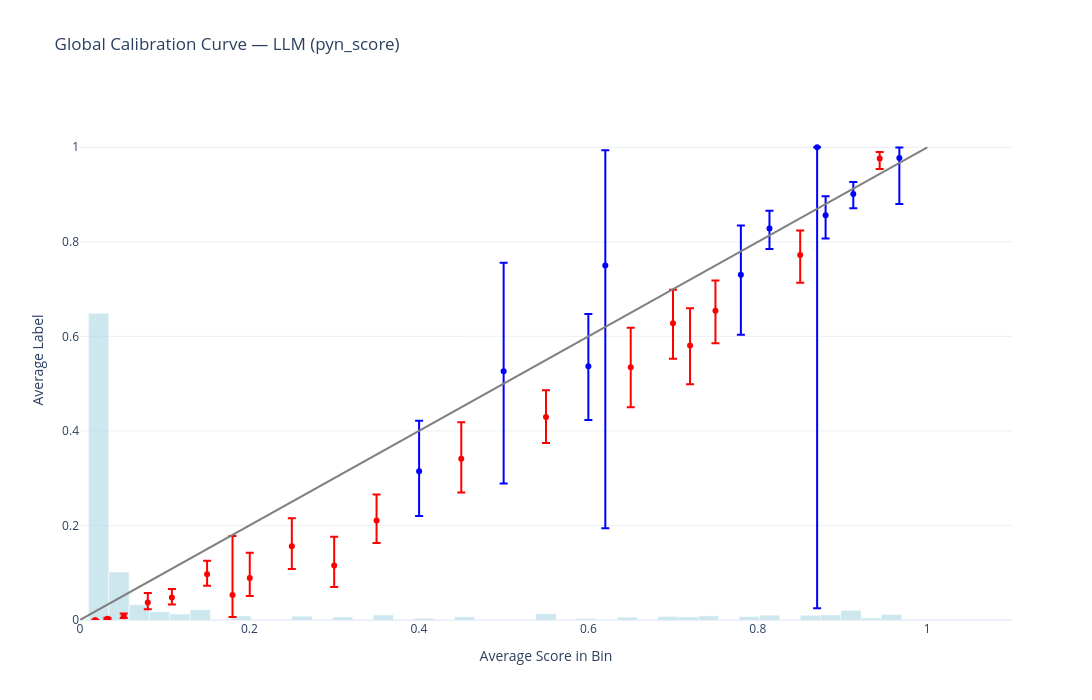

Notebook cell for this chart:
### Markdown cell above
### 2.2 Global Calibration

The §1.2 preview showed that the LLM's mean confidence per country doesn't match the actual rate. To trace where that gap comes from, we look at the score's calibration directly.

We start with the global picture (calibration averaged over the whole dataset), then drill into per-segment calibration in §2.3. If global calibration is already bad, the score is uniformly mis-scaled and a single global correction can help. If global is fine but per-segment is off, the score is *multi*-miscalibrated: globally OK, but wrong inside sub-populations. Global corrections can't fix that.

The standard diagnostic is the calibration curve: bin predictions, then plot the bucket's average predicted probability against the empirical positive rate inside that bucket. A perfectly calibrated score traces the 45° diagonal.

### Code cell
plotting.plot_global_calibration_curve(
    data=test_df,
    score_col=BASE_SCORE_COLUMN,
    label_col=LABEL_COLUMN,
    num_bins=40,
).update_layout(title='Global Calibration Curve — LLM (pyn_score)', width=1200, height=700)

### Figure 1 — Plotly figure (JSON) as saved in the notebook; plotly's stock layout.template omitted (floating-point values rounded to 4 significant figures)
{"data": [{"error_y": {"array": [NaN, NaN, NaN, NaN, NaN, NaN, 0.1071, NaN, NaN, 0.2292, NaN, 0.1109, 0.2437, NaN, NaN, 0.1041, 0.03777, NaN, 0.04053, 0.02504, 0.02215, NaN], "arrayminus": [NaN, NaN, NaN, NaN, NaN, NaN, 0.09435, NaN, NaN, 0.2377, NaN, 0.1136, 0.5559, NaN, NaN, 0.1267, 0.04335, 0.975, 0.04897, 0.03005, 0.09751, NaN], "color": "blue", "symmetric": false, "type": "data"}, "marker": {"color": "blue"}, "mode": "markers", "type": "scatter", "x": [NaN, NaN, NaN, NaN, NaN, NaN, 0.4002, NaN, NaN, 0.5, NaN, 0.6, 0.62, NaN, NaN, 0.78, 0.8137, 0.87, 0.88, 0.9127, 0.967, NaN], "y": [NaN, NaN, NaN, NaN, NaN, NaN, 0.3146, NaN, NaN, 0.5263, NaN, 0.5366, 0.75, NaN, NaN, 0.7302, 0.8282, 1.0, 0.856, 0.9012, 0.9773, NaN]}, {"error_y": {"array": [0.0004283, 0.002043, 0.005697, 0.01969, 0.01819, 0.02875, 0.1249, 0.05341, 0.05923, 0.06083, 0.05455, 0.07724, 0.05633, 0.08346, 0.07075, 0.07868, 0.06398, 0.0518, 0.01336], "arrayminus": [0.0001441, 0.001325, 0.003771, 0.01435, 0.01434, 0.02403, 0.04619, 0.03823, 0.04828, 0.04555, 0.04785, 0.07149, 0.05501, 0.08492, 0.07504, 0.08183, 0.06837, 0.05875, 0.02237], "color": "red", "symmetric": false, "type": "data"}, "marker": {"color": "red"}, "mode": "markers", "type": "scatter", "x": [0.01802, 0.0324, 0.0516, 0.08, 0.1084, 0.15, 0.18, 0.2004, 0.25, 0.3, 0.35, 0.45, 0.55, 0.65, 0.6999, 0.72, 0.75, 0.85, 0.9438], "y": [0.000164, 0.002743, 0.00808, 0.03724, 0.04735, 0.09653, 0.05263, 0.08876, 0.1562, 0.1154, 0.2107, 0.3413, 0.4295, 0.5347, 0.6278, 0.5806, 0.654, 0.7722, 0.9764]}, {"marker": {"color": "lightblue"}, "opacity": 0.6, "type": "bar", "width": 0.024, "x": [0.022, 0.046, 0.07, 0.094, 0.118, 0.142, 0.166, 0.19, 0.214, 0.238, 0.262, 0.286, 0.31, 0.334, 0.358, 0.382, 0.406, 0.43, 0.454, 0.478, 0.502, 0.526, 0.55, 0.574, 0.598, 0.622, 0.646, 0.67, 0.694, 0.718, 0.742, 0.766, 0.79, 0.814, 0.838, 0.862, 0.886, 0.91, 0.934, 0.958], "y": [0.6489, 0.1014, 0.03219, 0.01735, 0.01267, 0.02166, 0.0, 0.008528, 0.0001254, 0.0, 0.008027, 0.0, 0.006522, 0.0, 0.01091, 0.0, 0.003679, 4.181e-05, 0.006982, 0.0, 0.0007943, 0.0, 0.01334, 0.0, 0.003428, 0.0001672, 0.00602, 4.181e-05, 0.007483, 0.00648, 0.008821, 0.0, 0.007274, 0.0102, 0.0, 0.00995, 0.01074, 0.02032, 0.00439, 0.01162]}], "layout": {"height": 700, "shapes": [{"line": {"color": "Grey", "width": 2}, "type": "line", "x0": 0, "x1": 1, "y0": 0, "y1": 1}], "showlegend": false, "title": {"text": "Global Calibration Curve — LLM (pyn_score)"}, "width": 1200, "xaxis": {"range": [0, 1.1], "title": {"text": "Average Score in Bin"}}, "yaxis": {"range": [0, 1.1], "title": {"text": "Average Label"}}}}
